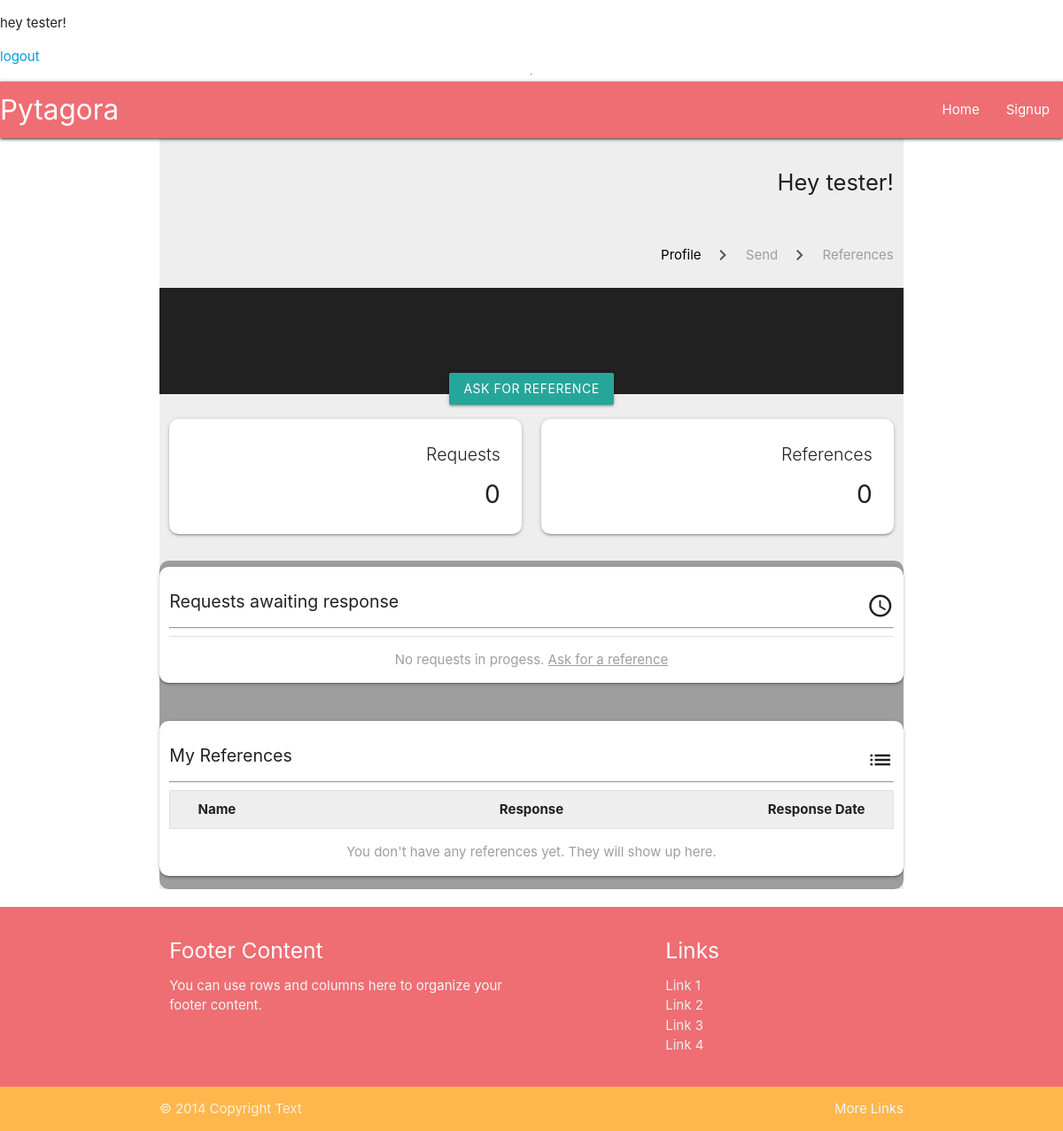
Page /profile/ (signed in) on the earlier database version.
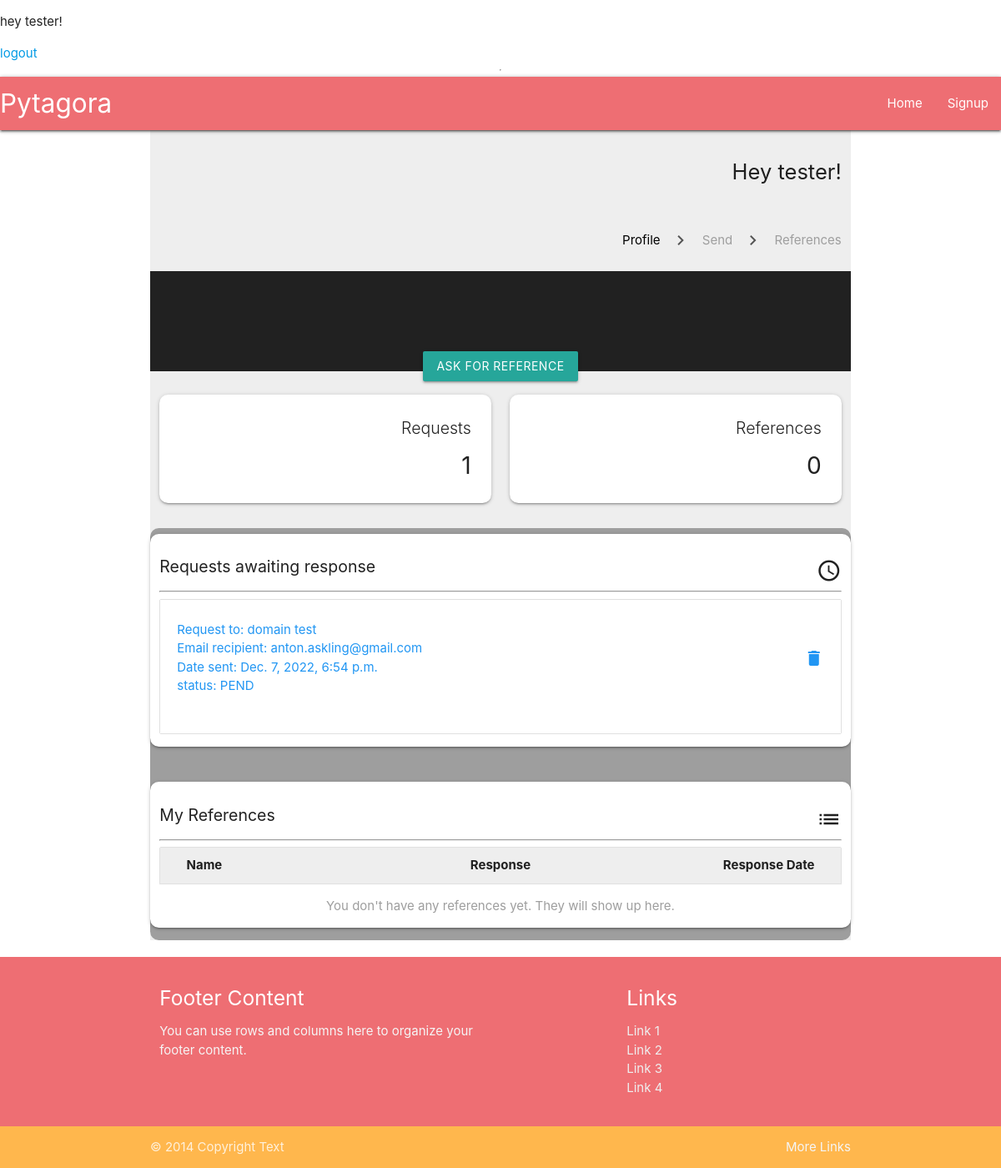
Same page on the later database version.
### userprofile/models.py (models this page shows, shortened)
class RefRequest(models.Model):
    profile = models.ForeignKey(Profile, verbose_name=_("profile"), on_delete=models.CASCADE)
    company_name = models.CharField(_("company name"), max_length=100, null=True, blank=True)
    company_slug = models.SlugField(_("company_slug"), null=True, blank=True, unique=False, max_length=150)
    date_from = models.DateField( verbose_name=_("date from"))
    date_to = models.DateField(verbose_name=_("date to"))
    to_email = models.EmailField(_("to email"), max_length=254, null=True, blank=True)
    UNINITIATED = "UNIN"
    PENDING = "PEND"
    COMPLETE = "COMP"
    STATUS_CHOICES = [
        (UNINITIATED, "Uninitiated"),
        (PENDING, "Pending"),
        (COMPLETE, "Complete"),
    ]
    status = models.CharField(_("status"), max_length=4, choices=STATUS_CHOICES, default=UNINITIATED,)
    time_sent = models.DateTimeField(_("time_sent"), auto_now_add=True, null=True)
    class Meta:
        verbose_name = "Reference request"
        verbose_name_plural = "Reference requests"

### userprofile/views.py (the view)
# urls.py: path("profile/", TestProfileView.as_view(), name="test_profile"),
class TestProfileView(LoginRequiredMixin, ListView):
    model = Profile
    context_object_name = "profile"
    template_name="userprofile/test_profile.html"
    def get_context_data(self, **kwargs):
        context = super().get_context_data(**kwargs)
        context["profile"] = context["profile"].filter(user=self.request.user)
        context["requests"] = context["profile"][0].refrequest_set.all()
        context["count_requests"] = context["requests"].count()
        print(context["requests"].count())
        context["comp_responses"] = context["profile"][0].refresponse_set.all(
        ).filter(ref_request__status="COMP")
        context["count_responses"] = context["comp_responses"].count()
        context["current_datetime"] = datetime.now().strftime("%Y-%m-%d %H:%M")
        return context

### userprofile/templates/userprofile/test_profile.html (shortened to what the changed rows need)
{% extends "base.html" %}
{% block content %}
    <div class="container center grey lighten-3">
        <section class="profile-section">
            <div class="heading-row row row-margin-delete">
                <div class="heading-box col s12">
                    <h2 class="hm right">Hey {{ user.first_name }}!</h2>
                </div>
            </div>
            <div class="counter-row row row-margin-delete">
                <div class="col s6 counter-box">
                    <div class="card right-align rounded">
                        <div class="card-content">
                            <span class="hs card-title"> Requests </span>
                            <span class="xl3">{{ count_requests }}</span>
                        </div>
                    </div>
                </div>
            </div>
        </section>
        <section class="grey rounded">
            <div class="row">
                <div class="col s12 card-panel rounded left-align">
                    <div class="collection">
                        {% for request in requests %}
                            {% if request.status == "PEND" %}
                            <a class=" collection-item " href="">
                                <div class="row valign-wrapper">
                                    <div class="col s9 content truncate">
                                        <p class="truncate blue-text">
                                            Request to: {{ request.company_name }}<br />
                                            Email recipient: {{ request.to_email }}<br />
                                            Date sent: {{ request.time_sent }} <br />
                                            status: {{ request.status }}
                                        </p>
                                    </div>
                                    <div class="col s3">
                                        <i class="right material-icons blue-text">delete</i>
                                    </div>
                                </div>
                            </a>
                            {% endif %}
                            {% empty %}
                            <div class="col s12 truncate center-align collection-item grey-text">
                                <p>No requests in progess. <a class="grey-text" href="{% url 'send_request' %}"><u>Ask for a reference</u></a></p>
                            </div>
                        {% endfor %}
                    </div>
            </div>
            </div>
            </div>
{% endblock content %}

Differences in the rows shown:
added RefRequest: company_name "domain test", to_email "anton.askling@gmail.com", time_sent "Dec. 7, 2022, 6:54 p.m.", status "PEND"
Other differences:
{{ count_requests }}: "0" → "1"
text no longer shown: "No requests in progess. Ask for a reference"
